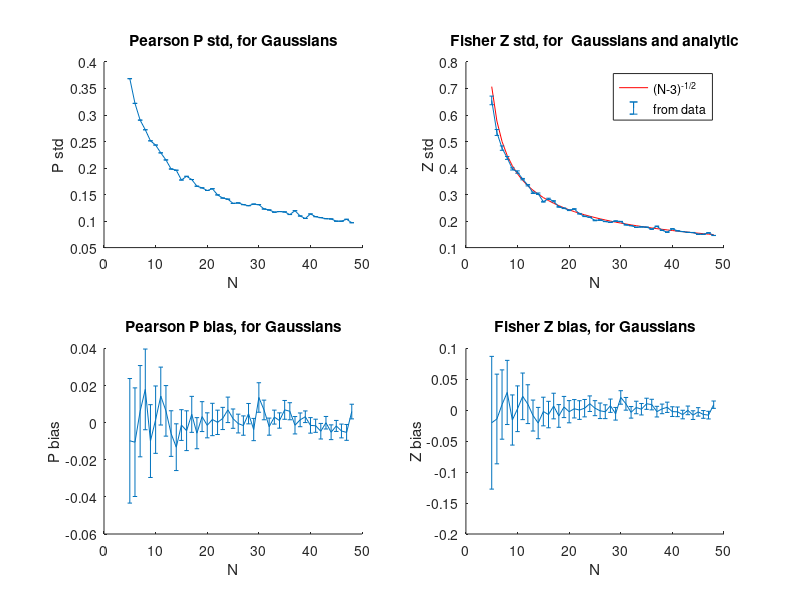
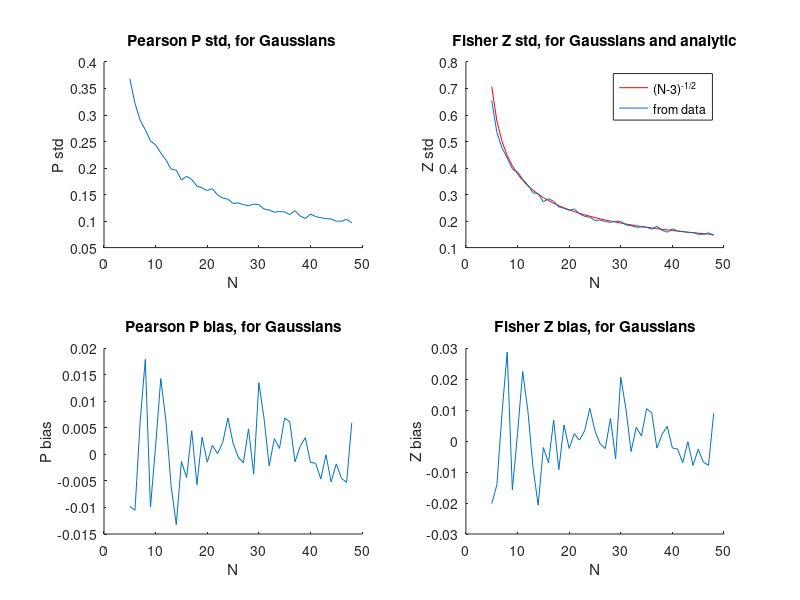
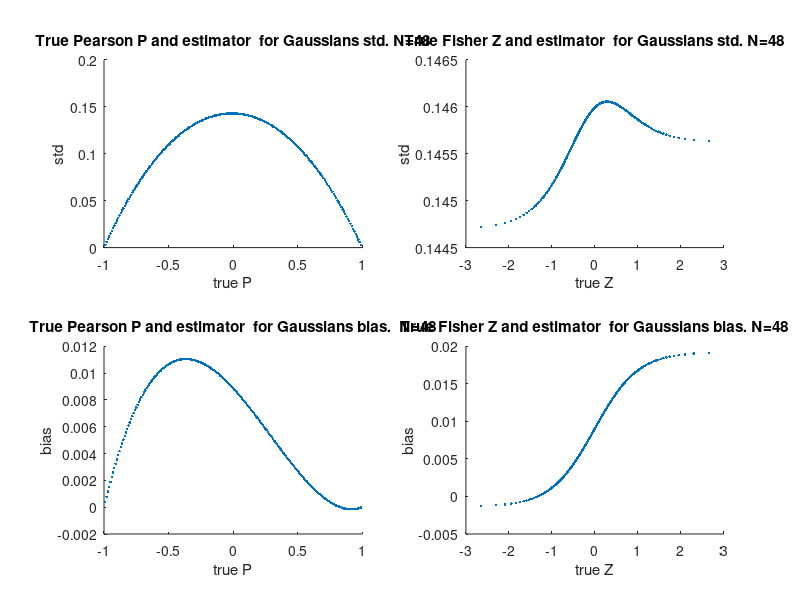

Reproduce these figures in MATLAB, in order.
% Here we load a data, compute the correlations and get the desired
% fraction
path(path, 'E:\Research\PACPerm\numeric\nmm\linalg');
path(path, 'E:\Research\PACPerm\numeric');
path(path, 'C:\Weizmann\Research\PACPerm\numeric');
path(path, 'C:\Weizmann\Research\PACPerm\numeric\nmm\linalg');


TOL = 0.00000000001;

% Choose the probability distribution of the TRUE corrleations
UNIFORM = 0; GAUSSIAN = 1; LINEAR = 2;
rand_flag = GAUSSIAN; 

% Choose if to take both top and bottom genes or just top
ONE_SIDE = 1; TWO_SIDES = 0; 
one_side_flag = TWO_SIDES;

% Choose if to compute overlap between true and sampled or between two
% sampled
TRUE_AND_SAMPLED = 1; TWO_SAMPLED = 0; 
true_corr_flag  = TRUE_AND_SAMPLED;

max_nsamples = 200; % Maximal number of samplings. We assume that the st.d. is proportional to 1/sqrt(samples)

res = 100; % the resulution of N that we use
alpha = 0.014; alpha_vec =  [0.012  0.12]; % corresponds to ~70 and ~700 genes

%nsamples=3; 
iters = 1000;

nsamples_vec = res:res:max_nsamples;

Ncorrs = 100; Nsamples =48;
res = 1/Ncorrs;

corrs_vec = [-1+res:res:1-res]; Ncorrs = length(corrs_vec); 
Fisher_corrs_vec =  0.5 * (log(1+corrs_vec) - log(1-corrs_vec));

% Prepare the A matrix transforming to correlated Gaussians
AAA = zeros(2,2*Ncorrs);
plus_sqrt = sqrt(1+corrs_vec); minus_sqrt = sqrt(1-corrs_vec);
AAA(1,1:2:end-1) = plus_sqrt+minus_sqrt;
AAA(1,2:2:end) = plus_sqrt-minus_sqrt;
AAA(2,1:2:end-1) = plus_sqrt-minus_sqrt;
AAA(2,2:2:end) = plus_sqrt+minus_sqrt;
AAA = AAA ./ 2; AAA=AAA';

Rho_sig_mean = zeros(1, Nsamples); Rho_sig_std = zeros(1, Nsamples);
Rho_bias_mean = zeros(1, Nsamples); Rho_bias_std = zeros(1, Nsamples);
Z_sig_mean = zeros(1, Nsamples); Z_sig_std = zeros(1, Nsamples);
Z_bias_mean = zeros(1, Nsamples); Z_bias_std = zeros(1, Nsamples);

N_VEC = [5:1:Nsamples];

for N=N_VEC
    
    N_IS = N
    Pearson_Corrs =zeros(Ncorrs,1);
    
    Pearson_Rhos_mean=zeros(Ncorrs,1);  Pearson_Rhos_std=zeros(Ncorrs,1);
    Fisher_Zs_mean=zeros(Ncorrs,1);         Fisher_Zs_std=zeros(Ncorrs,1);
    
    for i=1:iters
        %   randomize data 
        Z = randn(2,N);
        X = AAA*Z;
        
        
        % Now calculate correlations.
        
        %Normalized data
        X = X - repmat(mean(X,2), 1, N);
        X = X ./ repmat(sqrt(sum(X.^2,2)), 1, N);
        
%        normed_data = normed_data ./ repmat(sqrt(sum(normed_data.^2, 2)),1, Nsamples);
        
        Pearson_corrs = sum(X(1:2:end-1,:) .* X(2:2:end,:), 2);
        Fisher_Zs = 0.5 * (log(1+Pearson_corrs) - log(1-Pearson_corrs));
        
        
        Pearson_Rhos_mean = Pearson_Rhos_mean +  Pearson_corrs;
        Pearson_Rhos_std = Pearson_Rhos_std +  Pearson_corrs.^2;
        Fisher_Zs_mean = Fisher_Zs_mean + Fisher_Zs;
        Fisher_Zs_std = Fisher_Zs_std + Fisher_Zs.^2;
    end
    
    
    
    Pearson_Rhos_mean = Pearson_Rhos_mean ./ iters;
    Pearson_Rhos_std = Pearson_Rhos_std ./ iters;
    Pearson_Rhos_std  = sqrt(Pearson_Rhos_std  - Pearson_Rhos_mean.^2);
    
    
    Rho_sig_mean(N) = mean(Pearson_Rhos_std);   Z_sig_std(N) = std(Pearson_Rhos_std);
    Rho_bias_mean(N) = mean(Pearson_Rhos_mean-corrs_vec'); Rho_bias_std(N) = std(Pearson_Rhos_mean-corrs_vec'); 

    
    Fisher_Zs_mean = Fisher_Zs_mean ./ iters;
    Fisher_Zs_std = Fisher_Zs_std ./ iters;
    Fisher_Zs_std  = sqrt(Fisher_Zs_std  - Fisher_Zs_mean.^2);
    
    
    
    Z_sig_mean(N) = mean(Fisher_Zs_std);   Z_sig_std(N) = std(Fisher_Zs_std);
    Z_bias_mean(N) = mean(Fisher_Zs_mean-Fisher_corrs_vec'); Z_bias_std(N) = std(Fisher_Zs_mean-Fisher_corrs_vec'); 
    
end



% Now plot results
figure; subplot(2,2,1);  hold on; title('Pearson P std, for Gaussians');
errorbar(N_VEC, Rho_sig_mean(N_VEC),Rho_sig_std(N_VEC));
xlabel('N'); ylabel('P std'); %legend('from data', 'from Fisher');     


subplot(2,2,2);  hold on; title('Fisher Z std, for  Gaussians and analytic');
plot(N_VEC, 1./sqrt(N_VEC-3), 'r');  
errorbar(N_VEC, Z_sig_mean(N_VEC),Z_sig_std(N_VEC));

xlabel('N'); ylabel('Z std'); legend( '(N-3)^{-1/2}','from data');     

subplot(2,2,3);  hold on; title('Pearson P bias, for Gaussians');
errorbar(N_VEC, Rho_bias_mean(N_VEC),Rho_bias_std(N_VEC));
xlabel('N'); ylabel('P bias'); %legend('from data', 'from Fisher');     


subplot(2,2,4);  hold on; title('Fisher Z bias, for Gaussians');
errorbar(N_VEC, Z_bias_mean(N_VEC),Z_bias_std(N_VEC));
xlabel('N'); ylabel('Z bias'); %%legend('from data', 'from Fisher');     



% Plot the same thing without the error bars    
figure; subplot(2,2,1);  hold on; title('Pearson P std, for Gaussians ');
plot(N_VEC, Rho_sig_mean(N_VEC));
xlabel('N'); ylabel('P std'); %legend('from data', 'from Fisher');     


subplot(2,2,2);  hold on; title('Fisher Z std, for Gaussians and analytic');
plot(N_VEC, 1./sqrt(N_VEC-3), 'r');  
plot(N_VEC, Z_sig_mean(N_VEC));

xlabel('N'); ylabel('Z std'); legend( '(N-3)^{-1/2}','from data');     

subplot(2,2,3);  hold on; title('Pearson P bias, for Gaussians');
plot(N_VEC, Rho_bias_mean(N_VEC));
xlabel('N'); ylabel('P bias'); %legend('from data', 'from Fisher');     


subplot(2,2,4);  hold on; title('Fisher Z bias, for Gaussians');
plot(N_VEC, Z_bias_mean(N_VEC));
xlabel('N'); ylabel('Z bias'); %%legend('from data', 'from Fisher');     





% Plot to see correlation between the 'true' value and the variance
figure; subplot(2,2,1); hold on; plot(corrs_vec, Pearson_Rhos_std, '.'); title(['True Pearson P and estimator  for Gaussians std. N=' num2str(N)]);
xlabel('true P'); ylabel('std');
subplot(2,2,2); hold on; plot(Fisher_corrs_vec, Fisher_Zs_std, '.'); title(['True Fisher Z and estimator  for Gaussians std. N='  num2str(N)]);
xlabel('true Z'); ylabel('std');


subplot(2,2,3); hold on; plot(corrs_vec, Pearson_Rhos_mean-corrs_vec', '.'); title(['True Pearson P and estimator  for Gaussians bias.  N=' num2str(N)]);
xlabel('true P'); ylabel('bias');
subplot(2,2,4); hold on; plot(Fisher_corrs_vec, Fisher_Zs_mean-Fisher_corrs_vec', '.'); title(['True Fisher Z and estimator  for Gaussians bias. N='  num2str(N)]);
xlabel('true Z'); ylabel('bias');




